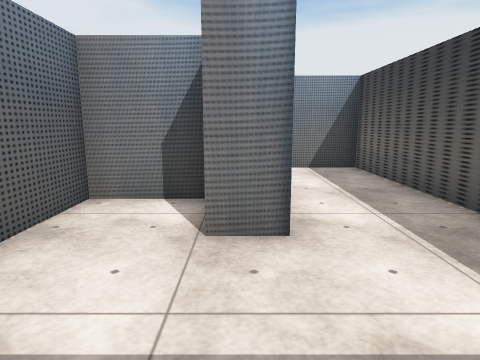
view 1 (above)

20 first-person views from a walk through a scene from a Unity 3-D project. The camera is 1.3 m above the floor, tilts 10° down and sees 75° across. The floor is counted in squares, 1 m on a side. Each view is taken from the middle of a square. On the plan, view 1 faces up. The plan holds only what a view shows up to about 14 squares ahead; the rest is blank. The place goes on beyond the plan. Some surface patterns are stand-ins.

view 2
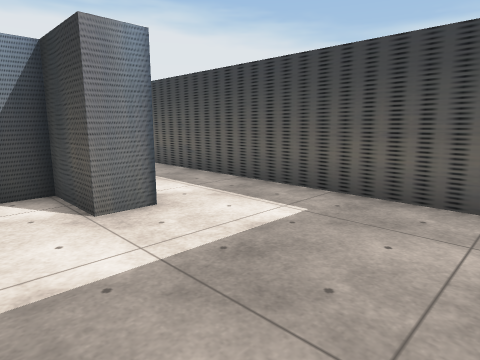

view 3
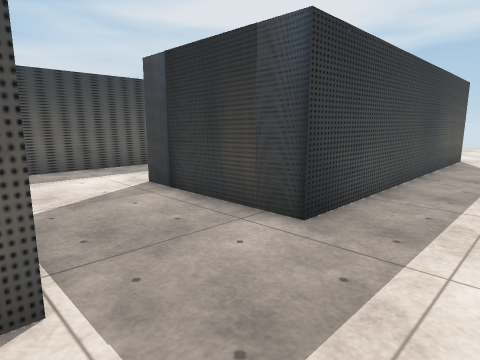

view 4
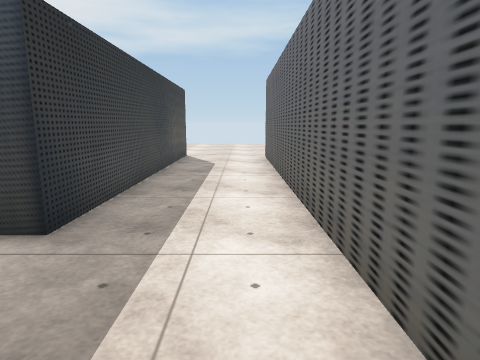

view 5
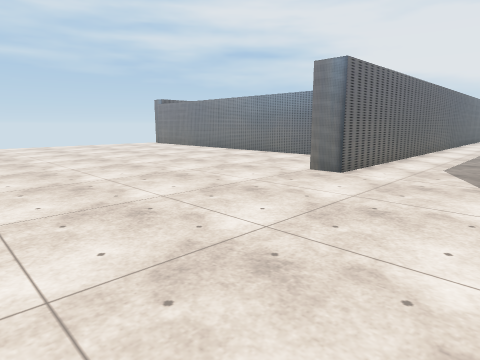

view 6
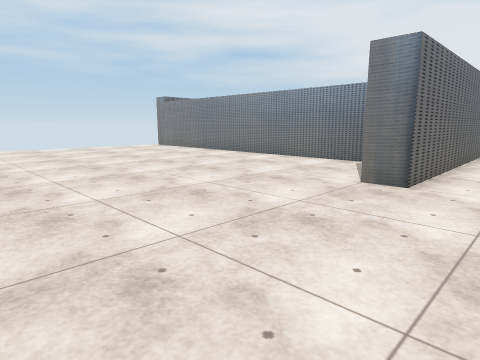

view 7
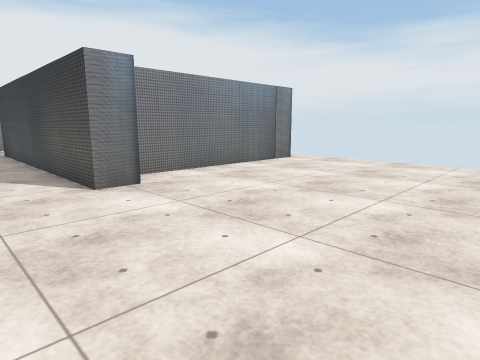

view 8
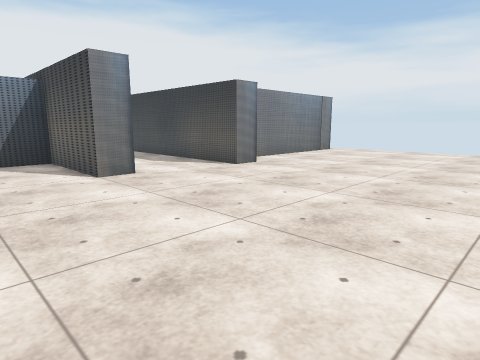

view 9
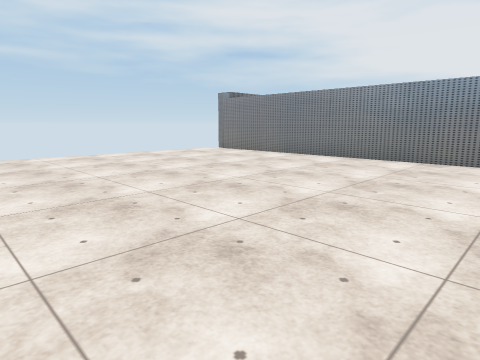

view 10
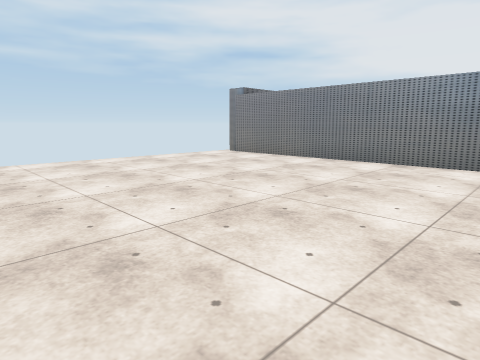

view 11
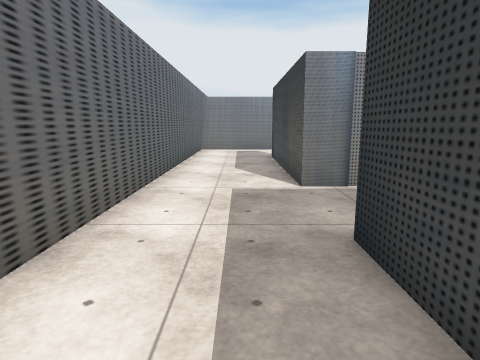

view 12
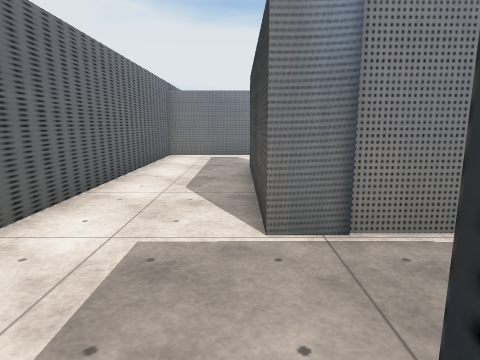

view 13
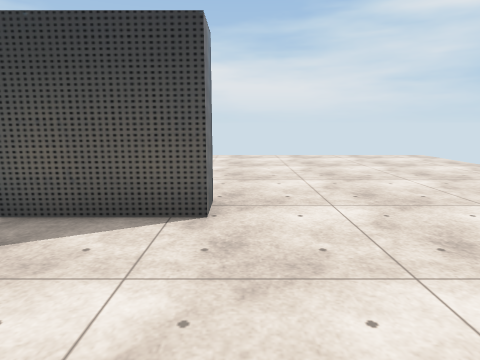

view 14
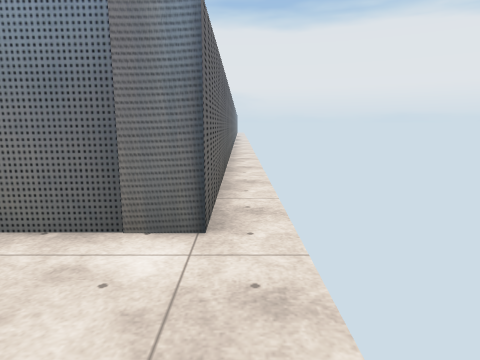

view 15
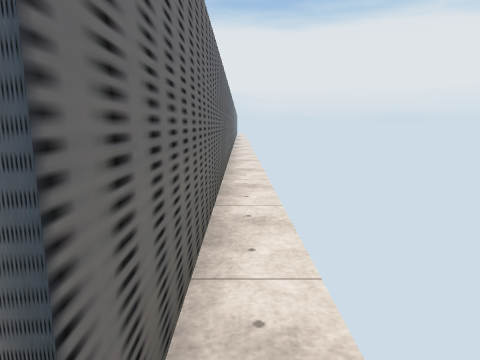

view 16
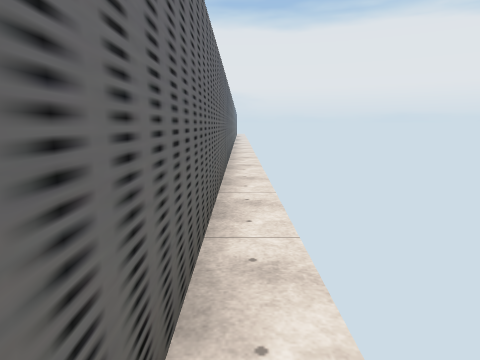

view 17
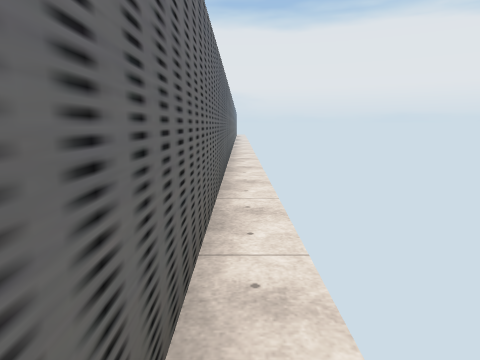

view 18
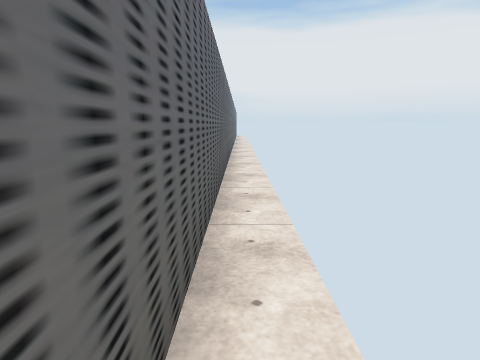

view 19
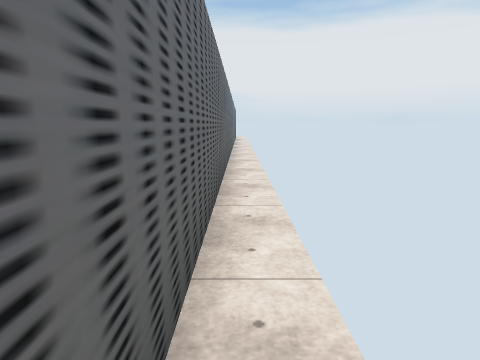

view 20
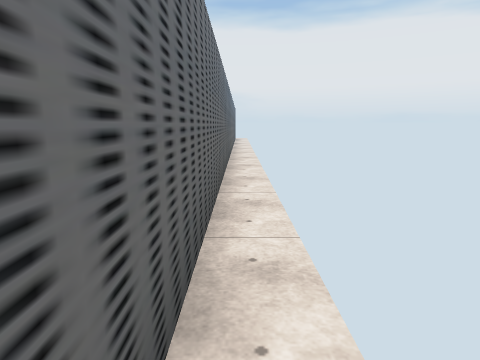

### Floor plan
Points are (right, up) in squares from view 1. A wall is a line through its corners. A room is listed if a view was taken in it or the views show most of it. See-through windows are left out.
Room 1 (views 1, 2, 3, 4, 5, 6, 7, 8, 9, 10, 11, 12, 13, 14, 15, 16, 17, 18, 19, 20)
walls: (-2.6, -3.5) (-3.7, -3.5) (-3.7, 6.4) (0.6, 6.4); (0.6, 3.5) (-0.4, 3.5) (-0.4, 5.4) (-2.7, 5.4) (-2.7, 3.2); (3.6, -0.4) (3.6, 9.6) (1.5, 9.6); (-1.4, 9.6) (-3.7, 9.6) (-3.7, 15.9); (-3.5, 19.7) (-7, 19.7) (-7, -3) (-8, -3) (-8, 1) (-21.2, 1); (4.6, 29.8) (4.6, -2.4) (-2.1, -2.4)

Positions as (right, up) in squares from view 1, and headings:
1: (0, 0), facing up
2: (-2, -1), facing up-right
3: (-6, 10), facing down-right
4: (-6, 10), facing down
5: (-3, -11), facing up-left
6: (-5, -10), facing up-left
7: (-6, -10), facing up-right
8: (-11, -11), facing up-right
9: (-10, -11), facing up-left
10: (-12, -10), facing up-left
11: (-5, 3), facing up
12: (-4, 6), facing up
13: (-8, -4), facing right
14: (5, -6), facing up
15: (5, -3), facing up
16: (5, 1), facing up
17: (5, 4), facing up
18: (5, 8), facing up
19: (5, 12), facing up
20: (5, 16), facing up
